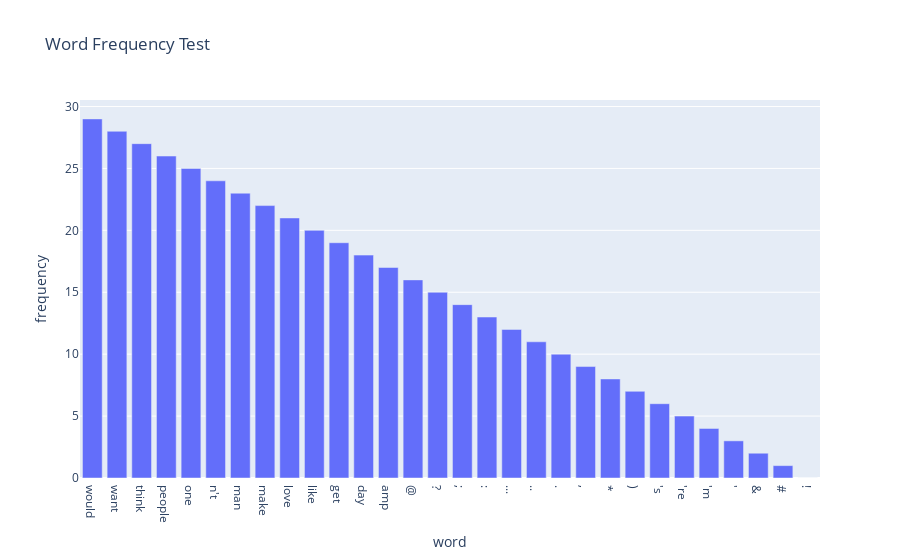

Source (notebook cell):
### Code cell
px.bar(word_freq_test, x='word', y='frequency', title='Word Frequency Test')

### Figure 1 — Plotly figure (JSON) as saved in the notebook; plotly's stock layout.template omitted (floating-point values rounded to 4 significant figures)
{"data": [{"alignmentgroup": "True", "hovertemplate": "word=%{x}<br>frequency=%{y}<extra></extra>", "legendgroup": "", "marker": {"color": "#636efa", "pattern": {"shape": ""}}, "name": "", "offsetgroup": "", "orientation": "v", "showlegend": false, "textposition": "auto", "type": "bar", "x": ["would", "want", "think", "people", "one", "n't", "man", "make", "love", "like", "get", "day", "amp", "@", "?", ";", ":", "...", "..", ".", ",", "*", ")", "'s", "'re", "'m", "'", "&", "#", "!"], "xaxis": "x", "y": [29, 28, 27, 26, 25, 24, 23, 22, 21, 20, 19, 18, 17, 16, 15, 14, 13, 12, 11, 10, 9, 8, 7, 6, 5, 4, 3, 2, 1, 0], "yaxis": "y"}], "layout": {"barmode": "relative", "legend": {"tracegroupgap": 0}, "title": {"text": "Word Frequency Test"}, "xaxis": {"anchor": "y", "domain": [0, 1], "title": {"text": "word"}}, "yaxis": {"anchor": "x", "domain": [0, 1], "title": {"text": "frequency"}}}}
